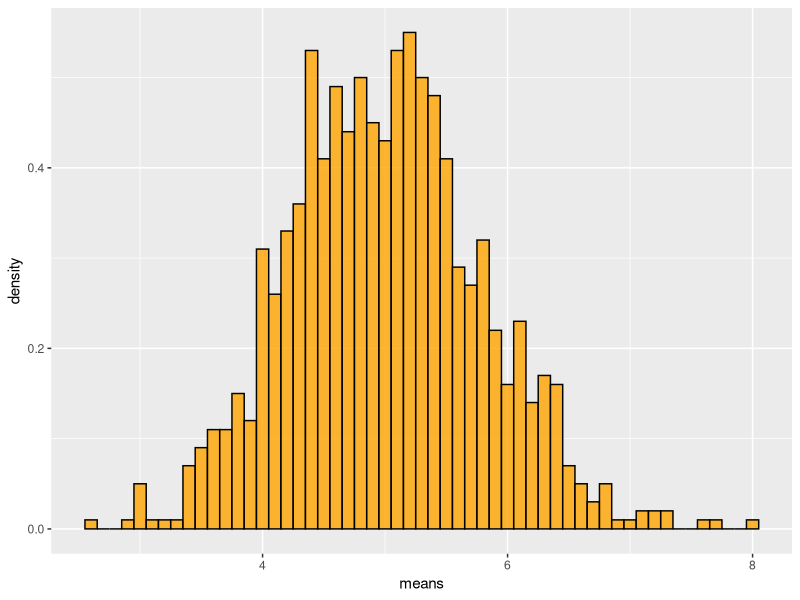
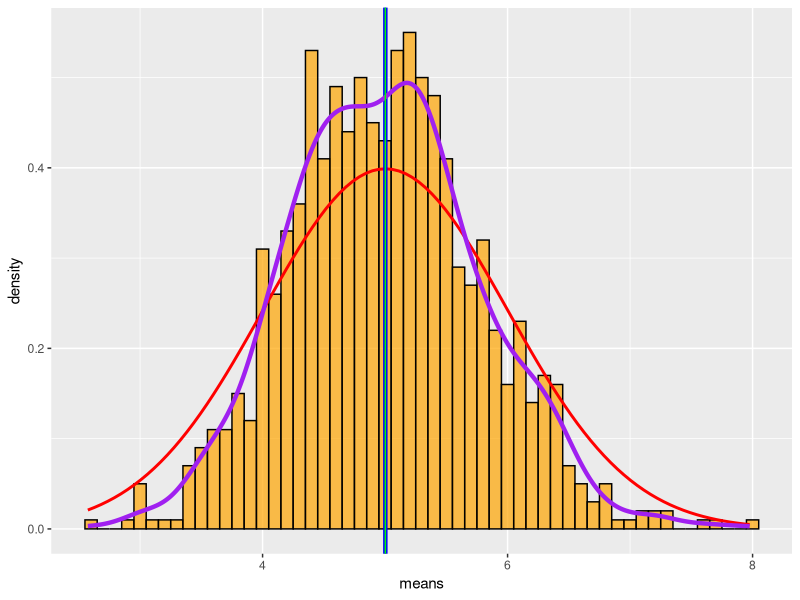

The R script that drew these images, in order:
## ---- chunk 1
knitr::opts_chunk$set(echo = TRUE)
## ---- chunk 2
set.seed (9359) 
lambda<-0.2
n<-1000
s<-40
expdist<-matrix(rexp(n*s,lambda) ,n,s) 
means<-rowMeans(expdist) 
meanexpdist<-data.frame(means=apply(expdist,1,mean)) 

## ---- chunk 3
library(ggplot2)
ggplot(meanexpdist,aes(means))+geom_histogram(aes(y=..density..),fill="orange" ,color="black",binwidth=0.1, alpha=0.8)   
       
## ---- chunk 4
tmean<-1/lambda 
tmean
#5
smean<-mean(means) 
smean 
#4.964221

n<-1000
X_bar<-1/lambda
mu<-smean
sd<-sd(means) 

CLT_test<-sqrt(n)*(X_bar-mu)/sd 
CLT_test
# -0.08743876

## ---- chunk 5
n<-40
tsd<-1/lambda/sqrt(n)
tvar<-tsd^2
tvar 
#0.625
ssd<-sd(means) 
svar<-ssd^2
svar
#0.613057

## ---- chunk 6
smean+c(-1,1)*qnorm(0.975)*ssd/sqrt(length(means))  
# 4.953636  ;  5.050694
## ---- chunk 7

ggplot(meanexpdist , aes(means)) + geom_histogram( aes(y =..density..),fill = "orange",color = "black",
binwidth = 0.1,alpha = 0.7) + stat_function(fun = dnorm,args = list(mean=mu),color = "red" ,size = 1) +  geom_vline(xintercept = mu,size = 1.5,color = "blue") + geom_density(color ="purple", size = 1.5) + geom_vline(xintercept = smean, size = 0.5, color = 
"green")  

